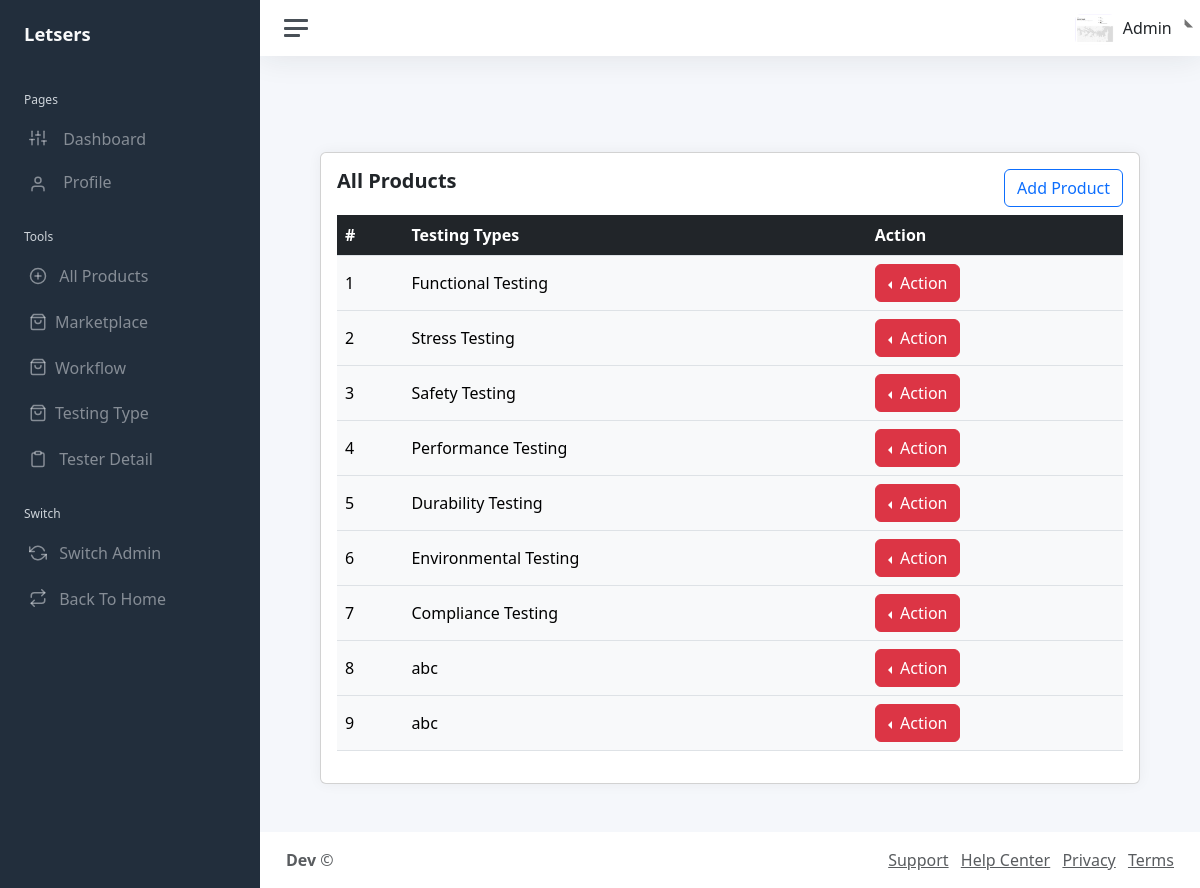
/Dashboard/index.php?testing-type (signed in), run on the app's committed database.
### tables this page shows
CREATE TABLE `testingtype` (
  `id` int(11) NOT NULL,
  `TestingType` varchar(255) NOT NULL
);

### Dashboard/include/testing-type.php (the view, shortened to what this page needs)
<?php
include __DIR__ . "/../../Partials/db.php";
$sql = "SELECT * FROM `testingtype`";
$res = mysqli_query($connect, $sql);
?>
<div class="container-fluid">
    <div class="row">
        <div class="col-sm-12 mt-5">
            <div class="card">
                <div class="card-body">
                <div class="header d-flex w-100 justify-content-between">
                                <div><h1 class="card-title fs-5 align-self-center">All Products</h1></div>
                                <div><a href="index.php?add-testing-type"><button class="btn btn-outline-primary">Add Product</button></a></div>
                                </div>
                    <div class="table-responsive mt-2">
                        <table class="table user-table no-wrap">
                            <thead class="table-dark p-5">
                                <tr class="p-5">
                                    <th class="border-top-0">#</th>
                                    <th class="border-top-0">Testing Types</th>
                                    <th class="border-top-0">Action</th>
                                </tr>
                            </thead>
                            <tbody class="table-light">
                                <?php while ($row = mysqli_fetch_assoc($res)): ?>
                                    <tr>
                                        <td><?php echo $row['id'] ?></td>
                                        <td><?php echo $row['TestingType'] ?></td>
                                        <td>
                                            <div class="btn-group dropstart">
                                                <button type="button" class="btn btn-danger dropdown-toggle" data-bs-toggle="dropdown" aria-expanded="false">
                                                    Action
                                                </button>
                                            </div>
                                        </td>
                                    </tr>
                                <?php endwhile; ?>
                            </tbody>
                        </table>
                    </div>
                </div>
            </div>
        </div>
    </div>
</div>

### data on the page
testingtype: id "1", TestingType "Functional Testing"
testingtype: id "2", TestingType "Stress Testing"
testingtype: id "3", TestingType "Safety Testing"
testingtype: id "4", TestingType "Performance Testing"
testingtype: id "5", TestingType "Durability Testing"
testingtype: id "6", TestingType "Environmental Testing"
testingtype: id "7", TestingType "Compliance Testing"
testingtype: id "8", TestingType "abc"
testingtype: id "9", TestingType "abc"

### other printed values
$_SESSION['name'] "Admin"
